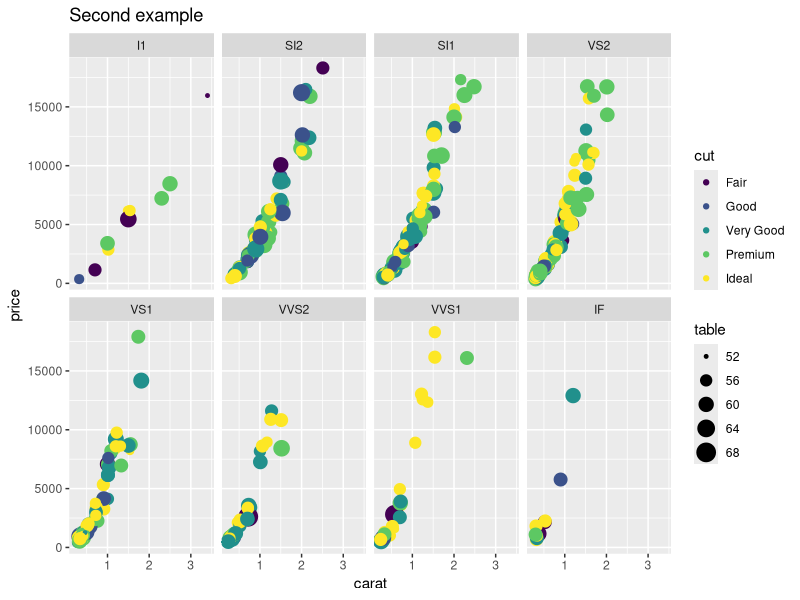
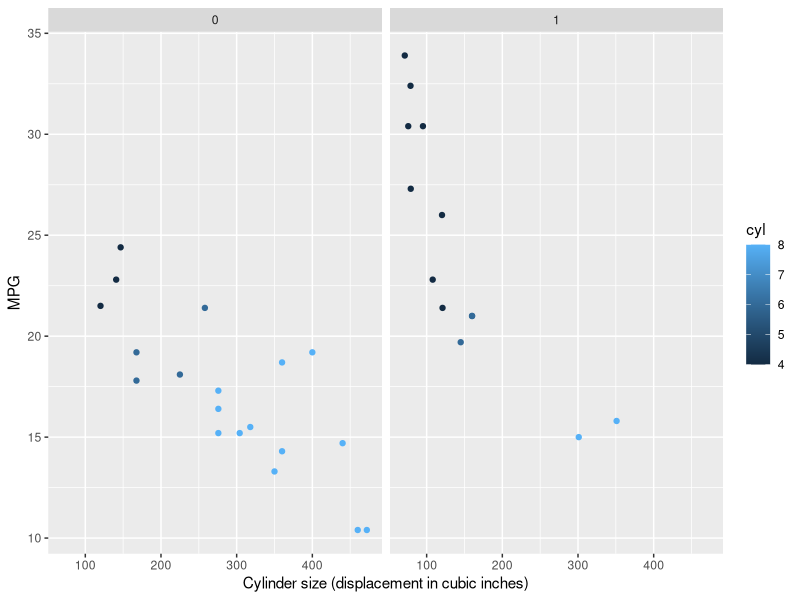
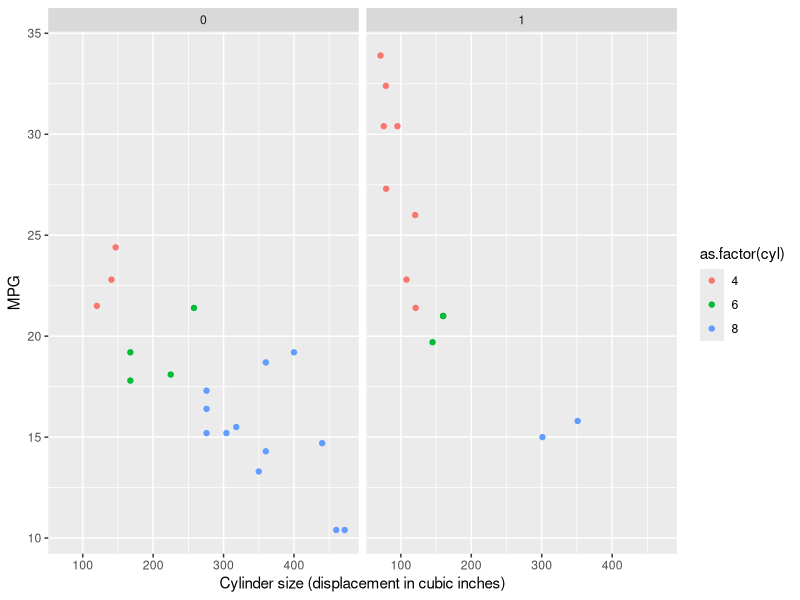
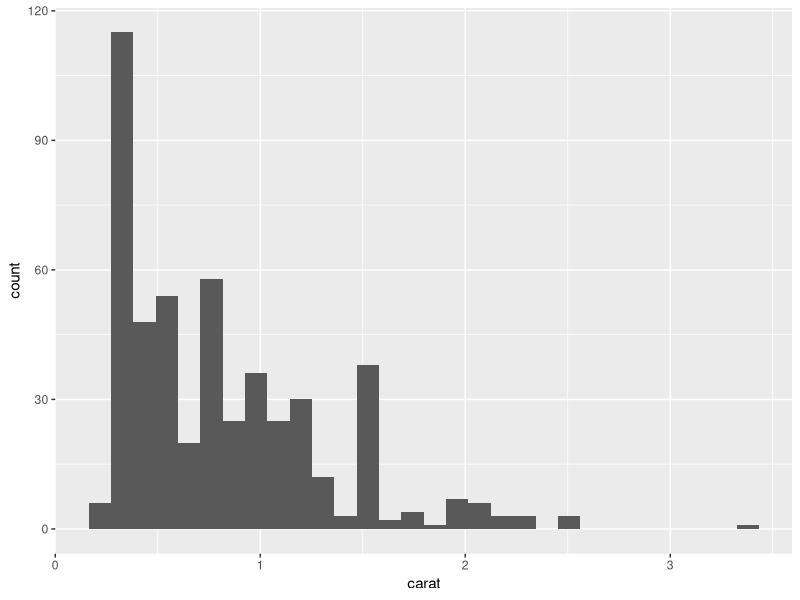
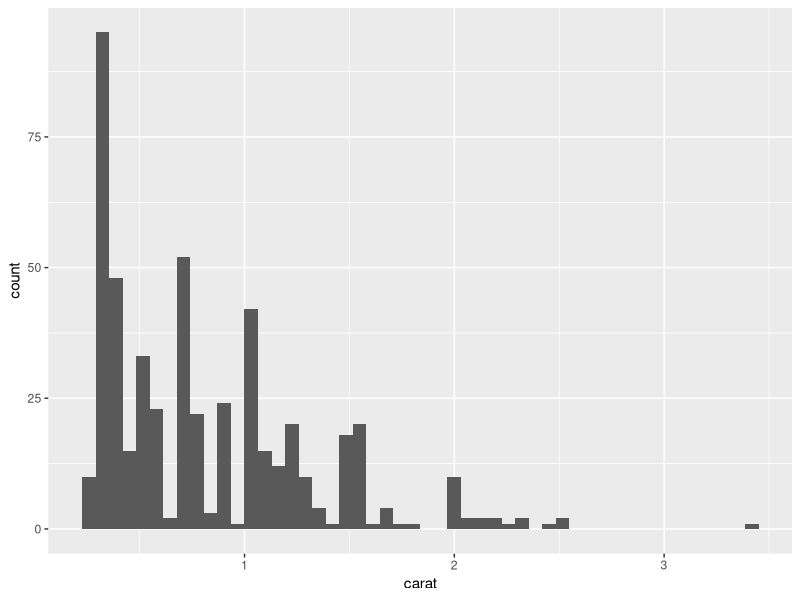
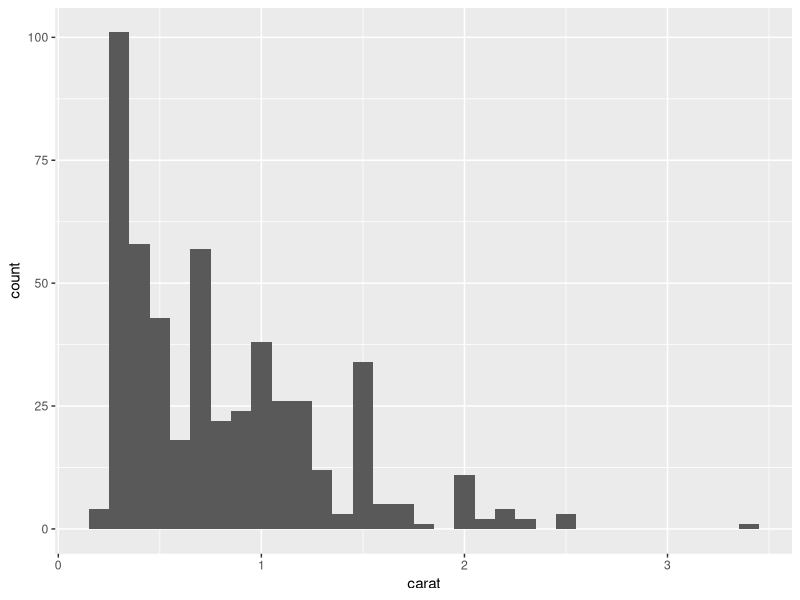
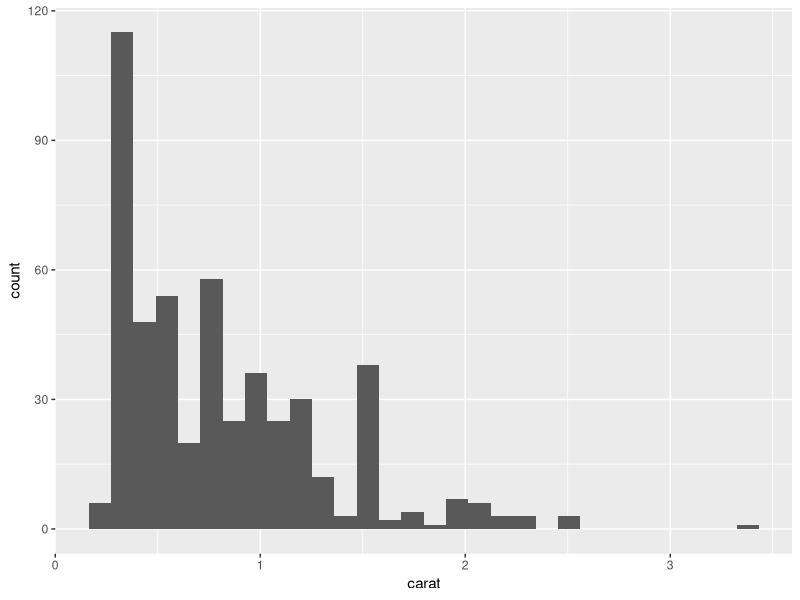
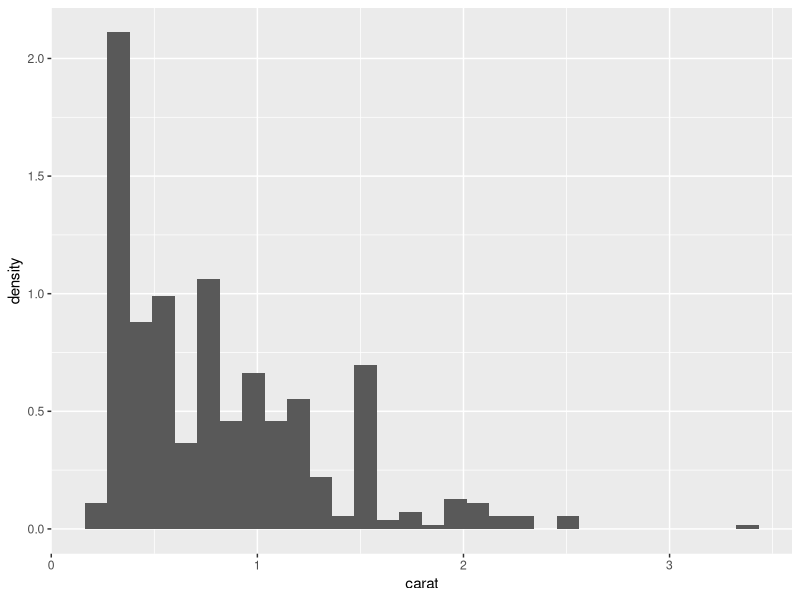

Generate these figures, in order, with R: (Note: this script raises an error after producing the figures.)
# Load packages
library(dplyr)
library(ggplot2)

# Install this package for Oxboys dataset.
library(nlme)



#------------------------------------------------------------------------------
# Solutions to Exercises from Lec04.R
#------------------------------------------------------------------------------
# Q1.  Create a plot that shows once again the relationship between carat,
# but now let the size of the points reflect the table of the diamond and have
# separate plots by clarity
data(diamonds)
n <- nrow(diamonds)

# Last time we sampled at random 500 rows of diamonds. i.e. instead of plotting
# them plot only a subset.

# set.seed() sets the seed value for R's random number generator so that we get 
# replicable randomness.  Compare the following two outputs
set.seed(76)
sample(10)

set.seed(76)
sample(10)

# Last time I sampled 500 rows as follows:
samp <- sample(1:n, size = 500)
diamonds <- diamonds[samp, ]

# A much more elegant way to sample 500 rows is using dplyr's sample_n() function:
data(diamonds)
diamonds <- sample_n(diamonds, size = 500)

# We
# - add the aesthetic size to be mapped from the variable "table
# - we facet plot them by clarity. 
# This way we can compare the relationship between carat and price, for
# different tables, AND split by different clarity.
#
# Facets are a VERY powerful tool.
ggplot(data=diamonds, aes(x = carat, y = price, colour = cut, size = table)) +
  geom_point() +
  facet_wrap(~clarity, nrow=2) +
  ggtitle("Second example")



# Q2. A friend wants to know if cars in 1973-1974 that have bigger cylinders
# (the variable displacement in cu. in.) have better mileage (in mpg). Two
# important factors they want to consider are the # of cylinders and whether the
# car has an automatic or manual transmission.  Answer your friend's question
# using a visualization. As added bonus, use google to add detailed x-labels and
# y-labels
data(mtcars)
table(mtcars$cyl)

# There are many ways to do this: 

# Here the variable cyl is treated as a continuous varible, so we get a
# continous color gradient
ggplot(data=mtcars, aes(x=disp, y=mpg, color=cyl)) +
  geom_point() +
  facet_wrap(~am) +
  xlab("Cylinder size (displacement in cubic inches)") +
  ylab("MPG")

# Here we convert the variable cyl to a categorical variable, with three
# levels: 4, 6, and 8.
ggplot(data=mtcars, aes(x=disp, y=mpg, color=as.factor(cyl))) +
  geom_point() +
  facet_wrap(~am) +
  xlab("Cylinder size (displacement in cubic inches)") +
  ylab("MPG")

# So it appears that as cars have bigger cylinders, they have worse mileage,
# for both automatic and manual transmissions, and while taking into account
# the number of cylinders. Note, this plot still needs polish b/c some of the
# text is still non-informative.





#------------------------------------------------------------------------------
# geom_histogram() and the group aesthetic
#------------------------------------------------------------------------------
# For the diamond dataset, let's look at a histogram of carat.
data(diamonds)
ggplot(data=diamonds, aes(x=carat)) + 
  geom_histogram()

# We can change the # of bins or change the bin width
ggplot(data=diamonds, aes(x=carat)) + 
  geom_histogram(bins=50)
ggplot(data=diamonds, aes(x=carat)) + 
  geom_histogram(binwidth = 0.1)


# The default aesthetic mapping carat to the y-axis is based on count.  Note,
# since "count" is not a variable name in our dataset, we need to put ".."
# around it. Note here we defined the aesthetic within the geom. So
# -the aes(x=carat) is global to the entire plot
# -the aes(y=..count..) is specific to the geom_histogram
ggplot(data=diamonds, aes(x=carat)) +
  geom_histogram(aes(y = ..count..))

# Instead of count, we can have density, so that the areas of the boxes sum to
# 1 i.e. it is a probability distribution.
ggplot(data=diamonds, aes(x=carat)) +
  geom_histogram(aes(y = ..density..))





#------------------------------------------------------------------------------
# geom_line() and the group aesthetic
#------------------------------------------------------------------------------
data(Oxboys)

# We consider the height of Oxford boys data set. We have 9 observations from 26
# boys at different ages. Say we are interested in studying the growth of these
# 26 boys over time.
?Oxboys
Oxboys <- Oxboys %>% tbl_df()
Oxboys

# For simplicity, let's consider Subject 1 only for now:
subject_1 <- Oxboys %>% 
  filter(Subject == 1)
subject_1

# We plot a geom_line(). Easy enough!
p <- ggplot(subject_1, aes(x=age, y=height)) + 
  geom_line()
p

# We can also add a regression line:
p + stat_smooth(method="lm")
p + stat_smooth(method="lm", se=FALSE, col="red") # without standard error bars

# Now let's consider ALL boys, and not just Subject 1:
ggplot(data=Oxboys, aes(x=age, y=height)) + 
  geom_line()

# This plot does not make much sense, as there is a single line for all 26 boys.
# We resolve this by having separate lines for each by setting the group
# aesthetic of the geom_line(). Much better:
ggplot(data=Oxboys, aes(x=age, y=height, group = Subject)) + 
  geom_line()

# We could've equally done this using the color aesthetic, but there the large
# number of subjects makes the legend a bit unwieldy. 
ggplot(data=Oxboys, aes(x=age, y=height, col = Subject)) + 
  geom_line()





#------------------------------------------------------------------------------
# geom_bar(), position adjusments, and which stat to use:
#------------------------------------------------------------------------------
# Titanic Survival Data
data(Titanic)
Titanic

# The original data is not in "tidy" format, so we tidy it.  
# Here tidying was super easy, but typically it won't be (more next Lecture)
Titanic <- as.data.frame(Titanic)
Titanic

# KEY OBSERVATION:
# Each row corresponds to
# -a "binned" count for each of the 32 categories a passenger could be: 
#  Class (4 levels) x Sex (2 levels) x Age (2 levels) X Survived (2 levels)
# -and not individual people on the boat. If the rows corresponded to
#  individuals, the data set would be 2201 rows long.

# Simple barplot: survival by Class:
survival_by_class <- Titanic %>% 
  group_by(Survived, Class) %>% 
  summarize(Freq=sum(Freq))
survival_by_class

# We want
# -x aesthetic: separate bars by Class
# -y aesthetic: to represent frequency
# -fill aesthetic: the fill color of the bars to be split by Survived
p <- ggplot(data=survival_by_class, aes(x=Class, y=Freq, fill = Survived))

# Assign geom_bar to it:
p + geom_bar()

# KEY POINT: This doesn't work b/c the default stat for geom_bar is "bin". i.e.
# it takes multiple observatinons and assigns bins to them, like a histogram.
# In our case, the data is already binned! So we need to override the default
# stat to "stat=identity". i.e. f(x)=x i.e. take the data as they are!
p + geom_bar(stat="identity")

# We can also make position adjustments to the geom_bar. The default position
# is "stack". Let's also look at two others:
p + geom_bar(stat="identity", position="stack")
p + geom_bar(stat="identity", position="dodge")
p + geom_bar(stat="identity", position="fill")

# For fun, let's flip the coordinate-axes
p + geom_bar(stat="identity", position="fill") + coord_flip()





#------------------------------------------------------------------------------
# Exercises:
#------------------------------------------------------------------------------
# Q1: Modify the Titanic code above to show a visualization that can answer the
# question of if the "Women and children first" policy of who got on the 
# lifeboats held true. Hint: the answer is yes.


# We now load the UC Berkeley Admissions Data
data(UCBAdmissions)
UCB <- as.data.frame(UCBAdmissions)
UCB


# Q2: Investigate how male vs female acceptance varied by department.


# Q3. Investigate the "competitiveness" of different departments as measured by acceptance rate.









